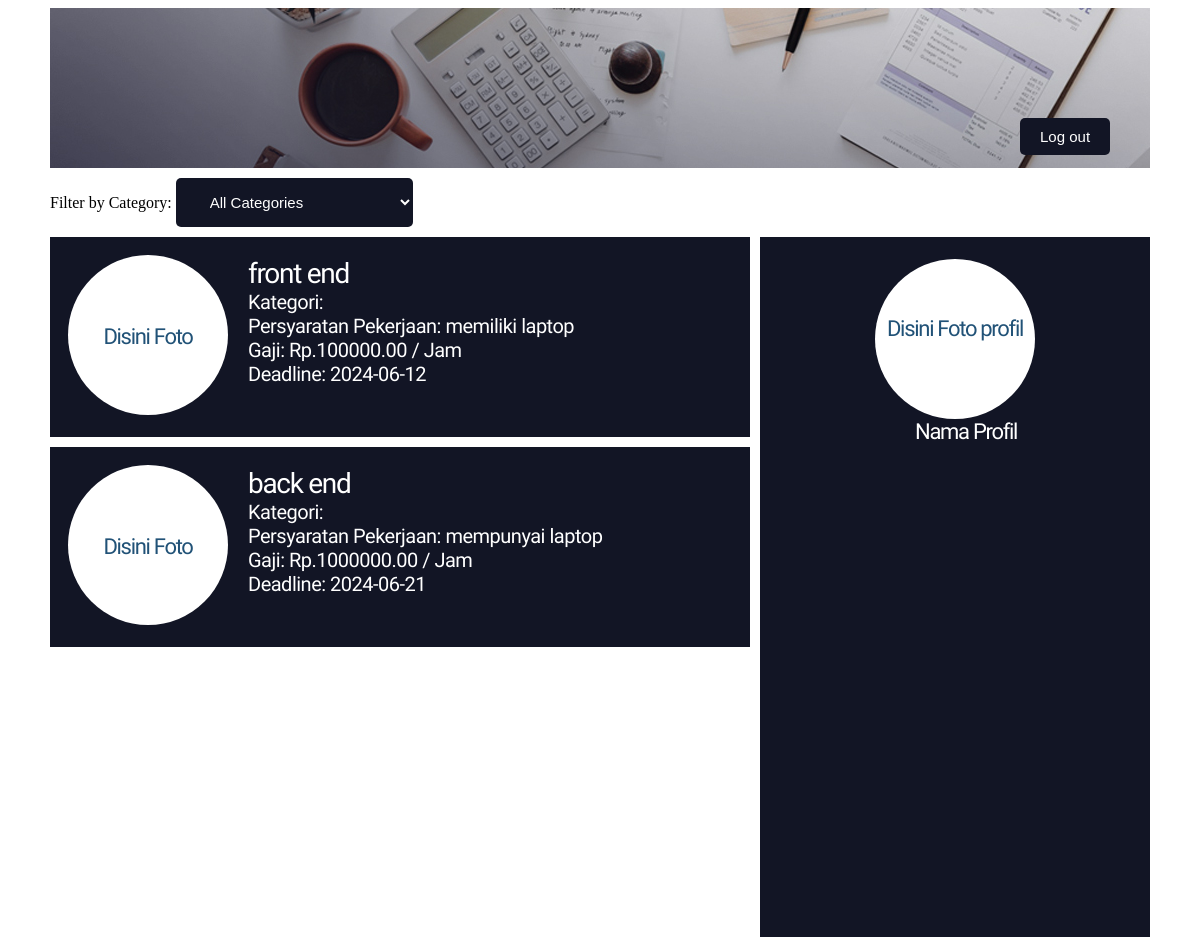
The app's page /student/student-home.php (signed in), older data.
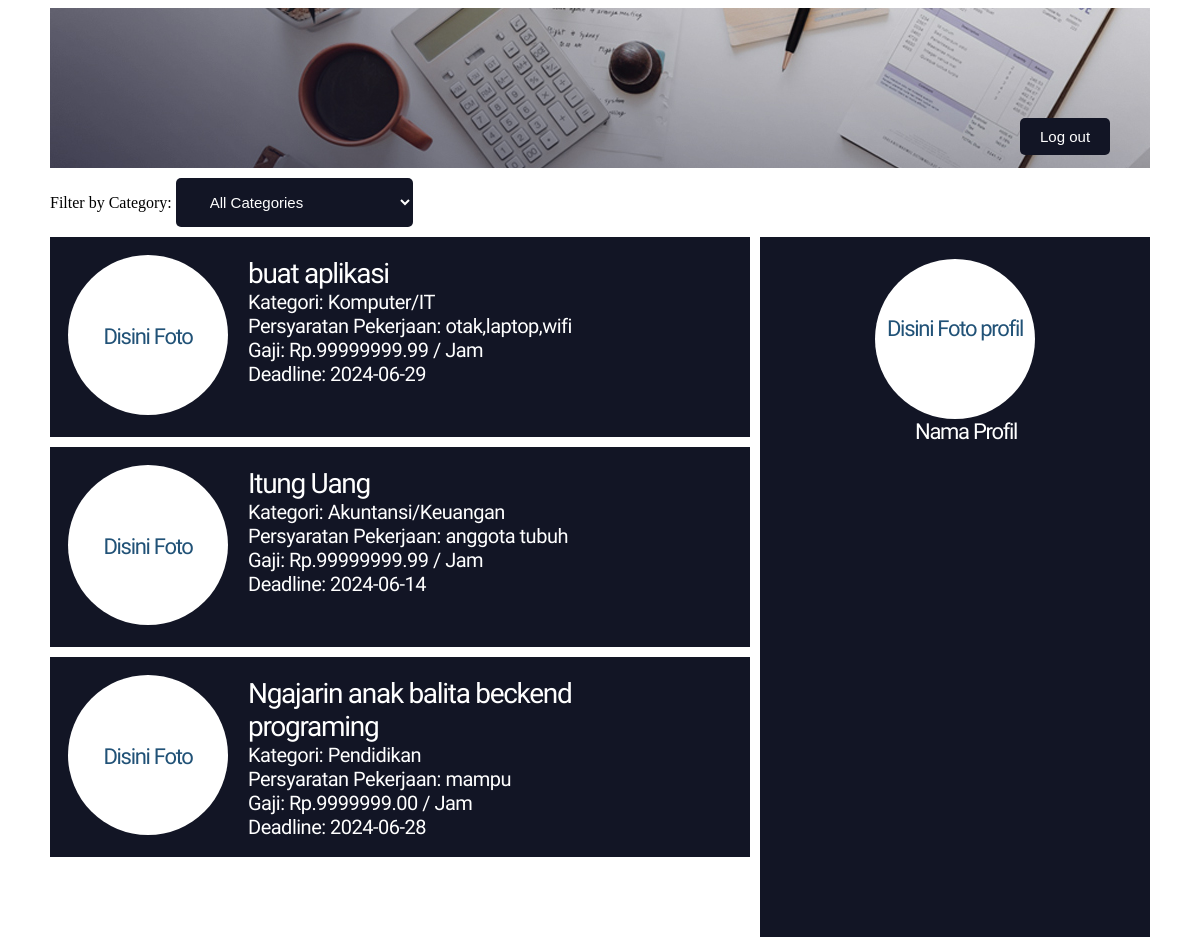
The same page, newer data.
### tables this page shows
CREATE TABLE `jobs` (
  `id` int(11) NOT NULL,
  `company_id` int(11) NOT NULL,
  `title` varchar(255) NOT NULL,
  `description` text NOT NULL,
  `requirements` text NOT NULL,
  `salary` decimal(10,2) NOT NULL,
  `deadline` date NOT NULL,
  `category` varchar(50) NOT NULL
);

### student/student-home.php (the view, shortened to what this page needs)
<?php
include '../db_connection.php';
$selected_category = isset($_POST['category']) ? $_POST['category'] : '';
?>
<!DOCTYPE html>
<html>
<head>
    <link rel="stylesheet" type="text/css" href="../CSS/student-home.css">
</head>
<body>
    <div class="container">
        <div class="header">
        </div>
        <div class="log-out"><a href="../logout.php">Log out</a></div>
        <div class="filter">
            <form method="POST" action="">
                <label for="category">Filter by Category:</label>
                <select id="category" name="category" onchange="this.form.submit()">
                    <option value="">All Categories</option>
                </select>
            </form>
        </div>
        <div class="posting">
            <?php
            if ($selected_category) {
                $sql = "SELECT id, title, description, requirements, salary, deadline, category FROM jobs WHERE category = ?";
                $stmt = $conn->prepare($sql);
                $stmt->bind_param("s", $selected_category);
            } else {
                $sql = "SELECT id, title, description, requirements, salary, deadline, category FROM jobs";
                $stmt = $conn->prepare($sql);
            }
            $stmt->execute();
            $result = $stmt->get_result();
            if ($result->num_rows > 0) {
                while ($row = $result->fetch_assoc()) {
                    echo "<div class='post-1'>";
                    echo "<div class='foto'><p>Disini Foto</p></div>";
                    echo "<div class='teks' style='padding-left: 0px; padding-top: 0px; padding-right: 0px; padding-bottom: 0px;'>";
                    echo "<a href='apply-job.php?id=" . $row['id'] . "'>" . $row['title'] . "</a><br>";
                    echo "<span>Kategori: " . $row['category'] . "</span><br>";
                    echo "<span>Persyaratan Pekerjaan: " . $row['requirements'] . "</span><br>";
                    echo "<span>Gaji: Rp." . $row['salary'] . " / Jam</span><br>";
                    echo "<span>Deadline: " . $row['deadline'] . "</span><br>";
                    echo "</div></div>";
                }
            } else {
                echo "No jobs available.";
            }
            ?>
        </div>
        <div class="profile">
            <div class="foto-profil"><p>Disini Foto profil</p></div>
            <div class="keterangan">
                <a href="profile-mahasiswa.html">Nama Profil</a>
            </div>
        </div>
    </div>
</body>
</html>

Row changes from the older to the newer data that the page shows:
removed jobs: title "front end", requirements "memiliki laptop", salary "100000.00", deadline "2024-06-12"
removed jobs: title "back end", requirements "mempunyai laptop", salary "1000000.00", deadline "2024-06-21"
added jobs: title "buat aplikasi", category "Komputer/IT", requirements "otak,laptop,wifi", salary "99999999.99", deadline "2024-06-29"
added jobs: title "Itung Uang", category "Akuntansi/Keuangan", requirements "anggota tubuh", salary "99999999.99", deadline "2024-06-14"
added jobs: title "Ngajarin anak balita beckend programing", category "Pendidikan", requirements "mampu", salary "9999999.00", deadline "2024-06-28"
